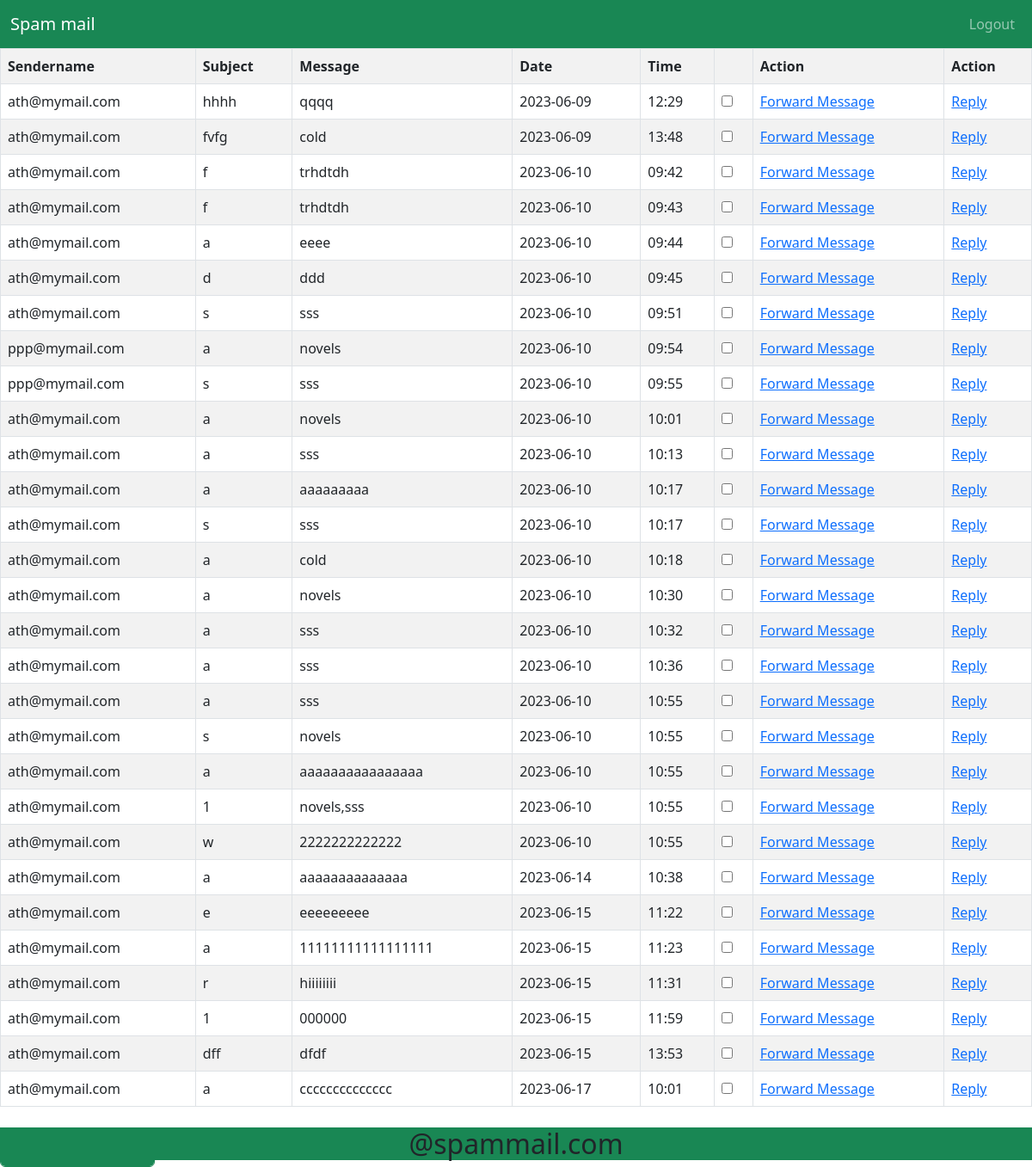
Page /inbox/ (signed in) on the committed database.
### user/models.py (models this page shows)
class message_tb(models.Model):
    senderid=models.ForeignKey(register_tb,on_delete=models.CASCADE,related_name="sender")
    receiverid=models.ForeignKey(register_tb,on_delete=models.CASCADE,related_name="receiver")
    date=models.CharField(max_length=20)
    time=models.CharField(max_length=20)
    subject=models.CharField(max_length=20)
    message=models.CharField(max_length=20)
    status=models.CharField(max_length=20,default="pending")
    filterstatus=models.CharField(max_length=20,default="pending")

class register_tb(models.Model):
    name=models.CharField(max_length=20)
    address=models.CharField(max_length=20)
    gender=models.CharField(max_length=20)
    phone=models.CharField(max_length=20)
    dob=models.CharField(max_length=20)
    username=models.CharField(max_length=20)
    password=models.CharField(max_length=20)
    countryid=models.ForeignKey(country_tb,on_delete=models.CASCADE)
    stateid=models.ForeignKey(state_tb,on_delete=models.CASCADE)
    securityquestion=models.CharField(max_length=20,default="abc")
    answer=models.CharField(max_length=20,default="abc")

### user/views.py (the view)
# urls.py: path('inbox/',userview.inbox,name="inbox"),
def inbox(request):
    receiver=request.session['id']
    status=["deleted by sender","pending"]
    age=customeragefactor_tb.objects.filter(userid_id=receiver)
    for a in age:
        msg=message_tb.objects.filter(receiverid_id=receiver,filterstatus="pending",message__icontains=a.factorid.factor).exclude(senderid__in=blacklist_tb.objects.filter(userid=receiver).values('contactid')).update(filterstatus="filtered")
    cust=customerhobbyfactor_tb.objects.filter(userid_id=receiver)
    for c in cust:
        hby=message_tb.objects.filter(receiverid_id=receiver,filterstatus="pending",message__icontains=c.factorid.factor).exclude(senderid__in=blacklist_tb.objects.filter(userid=receiver).values('contactid')).update(filterstatus="filtered")
    season=customerseasoncountry_tb.objects.filter(userid_id=receiver)
    for s in season:
        sea=message_tb.objects.filter(receiverid_id=receiver,filterstatus="pending",message__icontains=s.factorid.factor).exclude(senderid__in=blacklist_tb.objects.filter(userid=receiver).values('contactid')).update(filterstatus="filtered")
    contact=contact_tb.objects.filter(userid=receiver)
    for c in contact:
        cn=message_tb.objects.filter(receiverid=receiver,filterstatus="pending",senderid=c.contactid).update(filterstatus="filtered")
    inbx=message_tb.objects.filter(receiverid=receiver,status__in=status,filterstatus="filtered").exclude(id__in=trash_tb.objects.filter(userid=receiver).values('messageid_id'))
    return render(request,'inbox.html',{'inb':inbx})

### template/inbox.html (shortened to what this page needs)
<!DOCTYPE html>
<html lang="en">
<head>
    <link rel="stylesheet" href="/static\css\bootstrap.css">
</head>
<body>
    <form method="POST" action="{% url 'movetotrash' %}">{% csrf_token %}
        <div class="navbar navbar-expand-lg navbar-dark bg-success">
            <div class="container-fluid">
                <a class="navbar-brand" href="#">Spam mail</a>
                <ul class="navbar-nav ">
                    <li class="nav-item">
                        <a class="nav-link" href="{% url 'logout' %}">Logout</a>
                    </li>
            </div>
        </div>
            <table class="table table-bordered table-hover table-striped table-responsive">
        <tr>
            <th>Sendername</th>
            <th>Subject</th>
            <th>Message</th>
            <th>Date</th>
            <th>Time</th>
            <th></th>
            <th>Action</th>
            <th>Action</th>
        </tr>
        {% for i in inb %}
        <tr>
            <td>{{i.senderid.username}}</td>
            <td>{{i.subject}}</td>
            <td>{{i.message}}</td>
            <td>{{i.date}}</td>
            <td>{{i.time}}</td>
        <td><input type="checkbox" name="checkbox" value="{{i.id}}"></td>
        <td><a href="{% url 'forwardmsg' i.id %}">Forward Message</a></td>
        <td><a href="{% url 'replymsg' i.id %}">Reply</a></td>
    </tr>
        {% endfor %}
    </table>
    <div class="row">
     <div class="col-md-2">
     </div>
</div>
</form>
</body>
</html>
<div class="fixed-bottom">
    <h2 class="bg-success text-center">@spammail.com</h2>
</div>

### rows in the picture
message_tb: senderid.username "ath@mymail.com", subject "hhhh", message "qqqq", date "2023-06-09", time "12:29"
message_tb: senderid.username "ath@mymail.com", subject "fvfg", message "cold", date "2023-06-09", time "13:48"
message_tb: senderid.username "ath@mymail.com", subject "f", message "trhdtdh", date "2023-06-10", time "09:42"
message_tb: senderid.username "ath@mymail.com", subject "f", message "trhdtdh", date "2023-06-10", time "09:43"
message_tb: senderid.username "ath@mymail.com", subject "a", message "eeee", date "2023-06-10", time "09:44"
message_tb: senderid.username "ath@mymail.com", subject "d", message "ddd", date "2023-06-10", time "09:45"
message_tb: senderid.username "ath@mymail.com", subject "s", message "sss", date "2023-06-10", time "09:51"
message_tb: senderid.username "ppp@mymail.com", subject "a", message "novels", date "2023-06-10", time "09:54"
message_tb: senderid.username "ppp@mymail.com", subject "s", message "sss", date "2023-06-10", time "09:55"
message_tb: senderid.username "ath@mymail.com", subject "a", message "novels", date "2023-06-10", time "10:01"
message_tb: senderid.username "ath@mymail.com", subject "a", message "sss", date "2023-06-10", time "10:13"
message_tb: senderid.username "ath@mymail.com", subject "a", message "aaaaaaaaa", date "2023-06-10", time "10:17"
message_tb: senderid.username "ath@mymail.com", subject "s", message "sss", date "2023-06-10", time "10:17"
message_tb: senderid.username "ath@mymail.com", subject "a", message "cold", date "2023-06-10", time "10:18"
message_tb: senderid.username "ath@mymail.com", subject "a", message "novels", date "2023-06-10", time "10:30"
message_tb: senderid.username "ath@mymail.com", subject "a", message "sss", date "2023-06-10", time "10:32"
message_tb: senderid.username "ath@mymail.com", subject "a", message "sss", date "2023-06-10", time "10:36"
message_tb: senderid.username "ath@mymail.com", subject "a", message "sss", date "2023-06-10", time "10:55"
message_tb: senderid.username "ath@mymail.com", subject "s", message "novels", date "2023-06-10", time "10:55"
message_tb: senderid.username "ath@mymail.com", subject "a", message "aaaaaaaaaaaaaaaa", date "2023-06-10", time "10:55"
message_tb: senderid.username "ath@mymail.com", subject "1", message "novels,sss", date "2023-06-10", time "10:55"
message_tb: senderid.username "ath@mymail.com", subject "w", message "2222222222222", date "2023-06-10", time "10:55"
message_tb: senderid.username "ath@mymail.com", subject "a", message "aaaaaaaaaaaaaa", date "2023-06-14", time "10:38"
message_tb: senderid.username "ath@mymail.com", subject "e", message "eeeeeeeee", date "2023-06-15", time "11:22"
message_tb: senderid.username "ath@mymail.com", subject "a", message "11111111111111111", date "2023-06-15", time "11:23"
message_tb: senderid.username "ath@mymail.com", subject "r", message "hiiiiiiii", date "2023-06-15", time "11:31"
message_tb: senderid.username "ath@mymail.com", subject "1", message "000000", date "2023-06-15", time "11:59"
message_tb: senderid.username "ath@mymail.com", subject "dff", message "dfdf", date "2023-06-15", time "13:53"
message_tb: senderid.username "ath@mymail.com", subject "a", message "cccccccccccccc", date "2023-06-17", time "10:01"
